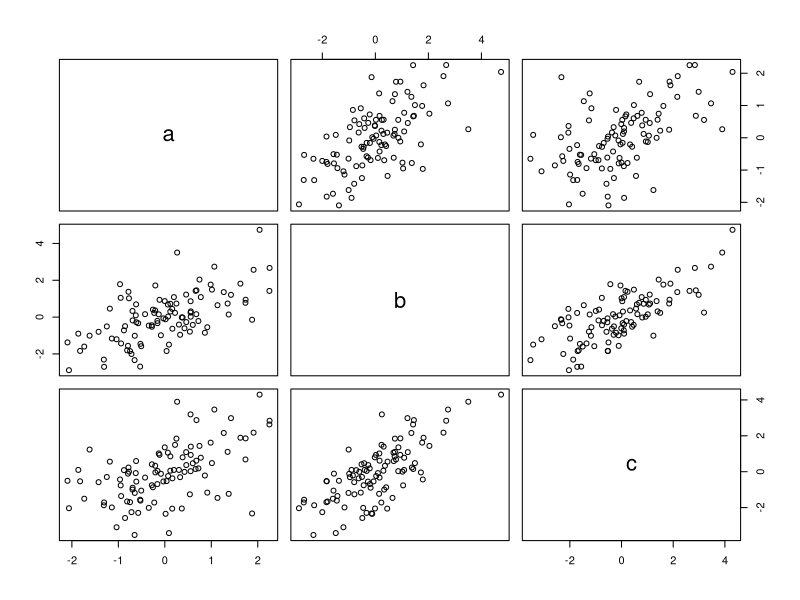

Write R code to recreate this figure.
x1 = c(rnorm(100))
x2 = c(rnorm(100))
x3 = c(rnorm(100))

t = data.frame(a=x1,b=(x1+x2),c=(x1+x2+x3))
plot(t)

#sd has been replaced
sapply(t, sd)